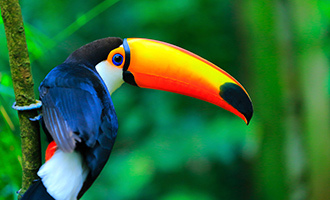
#> input picture Images/cargo_live_animals_parrot.jpg, 330 x 200 px
$ python main.py
#> lines starting #> are read from the running program, lines starting #| are printed output that depends on the picture; after the words box and inside, x2 and y2 are one past the last pixel; in counts of white or black regions, pixels touching at a corner belong together
#> further down, img is the input picture: shape (200, 330, 3); mean B, G, R 53.7, 108.2, 43.5
import cv2
import numpy as np


def show_only_blue_color(original_img):

    # Read the image
#> called with original_img = 'Images/cargo_live_animals_parrot.jpg'
    image = cv2.imread(original_img)

    # Convert the image from BGR to HSV color space
    hsv_image = cv2.cvtColor(image, cv2.COLOR_BGR2HSV)
#> hsv_image: shape (200, 330, 3); mean H, S, V 67.6, 210.9, 121.9

    # Define the lower and upper boundaries of the blue color in HSV
    lower_blue = np.array([100, 50, 50])  # Lower blue threshold (adjust values if needed)
    upper_blue = np.array([130, 255, 255])  # Upper blue threshold (adjust values if needed)

    # Create a binary mask for the blue color range
    blue_mask = cv2.inRange(hsv_image, lower_blue, upper_blue)
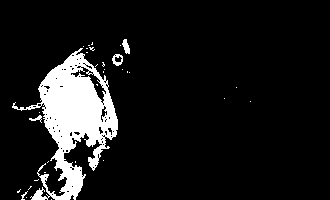
#> blue_mask: shape (200, 330); 10% white; 33 white regions (28 under 20 px), largest, box (x1, y1, x2, y2) and area: (12, 48, 118, 200) 6309, (122, 39, 130, 54) 74, (112, 54, 123, 66) 73, (29, 115, 42, 123) 40, (21, 191, 28, 200) 21

    # Apply the mask to the original image to extract blue colors
    blue_image = cv2.bitwise_and(image, image, mask=blue_mask)
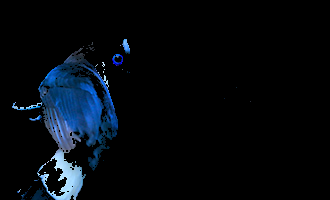
#> blue_image: shape (200, 330, 3); mean B, G, R 14.2, 9, 4.4

    # Show the blue image
    cv2.imshow('Blue Image', blue_image)
    cv2.waitKey(0)
    cv2.destroyAllWindows()


def draw_bounding_box(image, object_name):

    # Draw a bounding box around the object
    # (x, y) is the top-left corner and (w, h) is the width and height of the box
#> called with object_name = 'parrot'
    x, y, w, h = 20, 25, 235, 180
    cv2.rectangle(image, (x, y), (x + w, y + h), (0, 255, 0), 2)
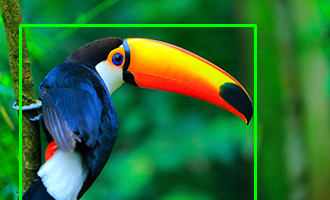
#> image: shape (200, 330, 3); mean B, G, R 52.9, 112.3, 42.8

    # Write the object name next to the bounding box
    font = cv2.FONT_HERSHEY_SIMPLEX
    font_scale = 0.7
    font_thickness = 2
    text_size = cv2.getTextSize(object_name, font, font_scale, font_thickness)[0]
    text_x = x + int((w - text_size[0]) / 2)
    text_y = y + w
    cv2.putText(image, object_name, (text_y, text_x), font, font_scale, (0, 0, 255), font_thickness, cv2.LINE_AA)
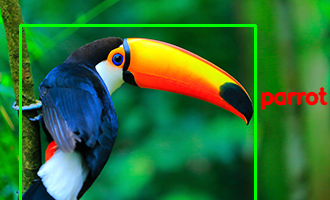
#> image: shape (200, 330, 3); 1.26% of pixels changed, all inside (x1, y1, x2, y2) = (260, 87, 328, 110)

    # Saving the image with the bounding box and object name
    cv2.imwrite('output_image.jpg', image)

    # Displaying the image with the bounding box and object name
    cv2.imshow('Image with Bounding Box', image)
    cv2.waitKey(0)
    cv2.destroyAllWindows()


if __name__ == "__main__":

    img_path = 'Images/cargo_live_animals_parrot.jpg'
    object_name = "parrot"

    # Read the image
    img = cv2.imread(img_path)

    # Displaying the original image
    cv2.imshow('Original image', img)
    cv2.waitKey(0)

    # Show only blue color
    show_only_blue_color(img_path)

    # Draw bounding box on the original image
    draw_bounding_box(img, object_name)
